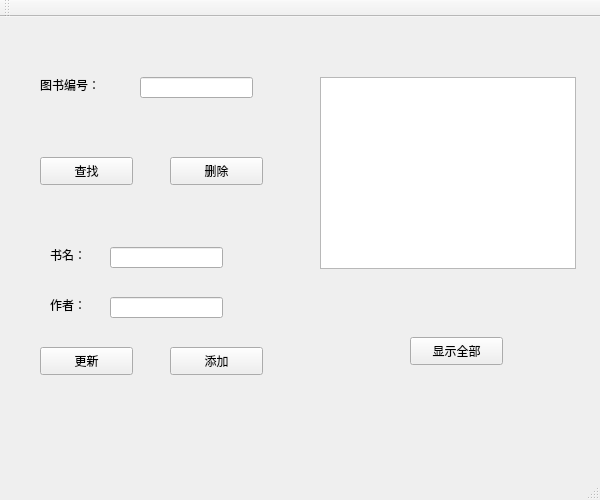
<?xml version="1.0" encoding="UTF-8"?>
<ui version="4.0">
 <class>MainWindow</class>
 <widget class="QMainWindow" name="MainWindow">
  <property name="geometry">
   <rect>
    <x>0</x>
    <y>0</y>
    <width>600</width>
    <height>500</height>
   </rect>
  </property>
  <property name="windowTitle">
   <string>MainWindow</string>
  </property>
  <widget class="QWidget" name="centralWidget">
   <widget class="QPushButton" name="pushButton_2">
    <property name="geometry">
     <rect>
      <x>40</x>
      <y>330</y>
      <width>93</width>
      <height>28</height>
     </rect>
    </property>
    <property name="text">
     <string>更新</string>
    </property>
   </widget>
   <widget class="QPushButton" name="pushButton">
    <property name="geometry">
     <rect>
      <x>170</x>
      <y>330</y>
      <width>93</width>
      <height>28</height>
     </rect>
    </property>
    <property name="text">
     <string>添加</string>
    </property>
   </widget>
   <widget class="QPushButton" name="pushButton_3">
    <property name="geometry">
     <rect>
      <x>40</x>
      <y>140</y>
      <width>93</width>
      <height>28</height>
     </rect>
    </property>
    <property name="text">
     <string>查找</string>
    </property>
   </widget>
   <widget class="QPushButton" name="pushButton_4">
    <property name="geometry">
     <rect>
      <x>170</x>
      <y>140</y>
      <width>93</width>
      <height>28</height>
     </rect>
    </property>
    <property name="text">
     <string>删除</string>
    </property>
   </widget>
   <widget class="QLabel" name="label">
    <property name="geometry">
     <rect>
      <x>40</x>
      <y>60</y>
      <width>72</width>
      <height>15</height>
     </rect>
    </property>
    <property name="text">
     <string>图书编号：</string>
    </property>
   </widget>
   <widget class="QLabel" name="label_2">
    <property name="geometry">
     <rect>
      <x>50</x>
      <y>230</y>
      <width>72</width>
      <height>15</height>
     </rect>
    </property>
    <property name="text">
     <string>书名：</string>
    </property>
   </widget>
   <widget class="QLabel" name="label_3">
    <property name="geometry">
     <rect>
      <x>50</x>
      <y>280</y>
      <width>72</width>
      <height>15</height>
     </rect>
    </property>
    <property name="text">
     <string>作者：</string>
    </property>
   </widget>
   <widget class="QLineEdit" name="lineEdit">
    <property name="geometry">
     <rect>
      <x>110</x>
      <y>230</y>
      <width>113</width>
      <height>21</height>
     </rect>
    </property>
   </widget>
   <widget class="QLineEdit" name="lineEdit_2">
    <property name="geometry">
     <rect>
      <x>110</x>
      <y>280</y>
      <width>113</width>
      <height>21</height>
     </rect>
    </property>
   </widget>
   <widget class="QLineEdit" name="lineEdit_3">
    <property name="geometry">
     <rect>
      <x>140</x>
      <y>60</y>
      <width>113</width>
      <height>21</height>
     </rect>
    </property>
   </widget>
   <widget class="QListWidget" name="listWidget">
    <property name="geometry">
     <rect>
      <x>320</x>
      <y>60</y>
      <width>256</width>
      <height>192</height>
     </rect>
    </property>
   </widget>
   <widget class="QPushButton" name="pushButton_5">
    <property name="geometry">
     <rect>
      <x>410</x>
      <y>320</y>
      <width>93</width>
      <height>28</height>
     </rect>
    </property>
    <property name="text">
     <string>显示全部</string>
    </property>
   </widget>
  </widget>
  <widget class="QMenuBar" name="menuBar">
   <property name="geometry">
    <rect>
     <x>0</x>
     <y>0</y>
     <width>600</width>
     <height>26</height>
    </rect>
   </property>
  </widget>
  <widget class="QToolBar" name="mainToolBar">
   <attribute name="toolBarArea">
    <enum>TopToolBarArea</enum>
   </attribute>
   <attribute name="toolBarBreak">
    <bool>false</bool>
   </attribute>
  </widget>
  <widget class="QStatusBar" name="statusBar"/>
 </widget>
 <layoutdefault spacing="6" margin="11"/>
 <resources/>
 <connections/>
</ui>
